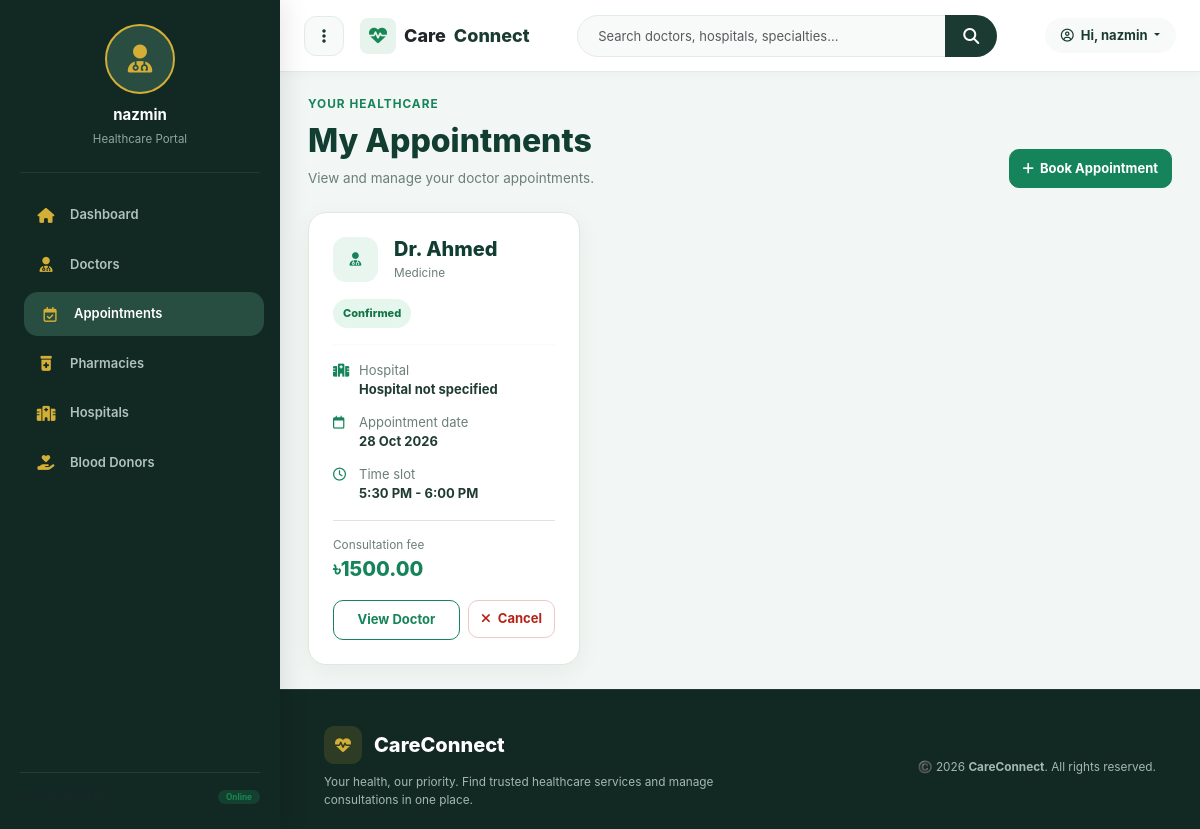
Page /appointments/my-list/ (signed in) on the earlier database version.
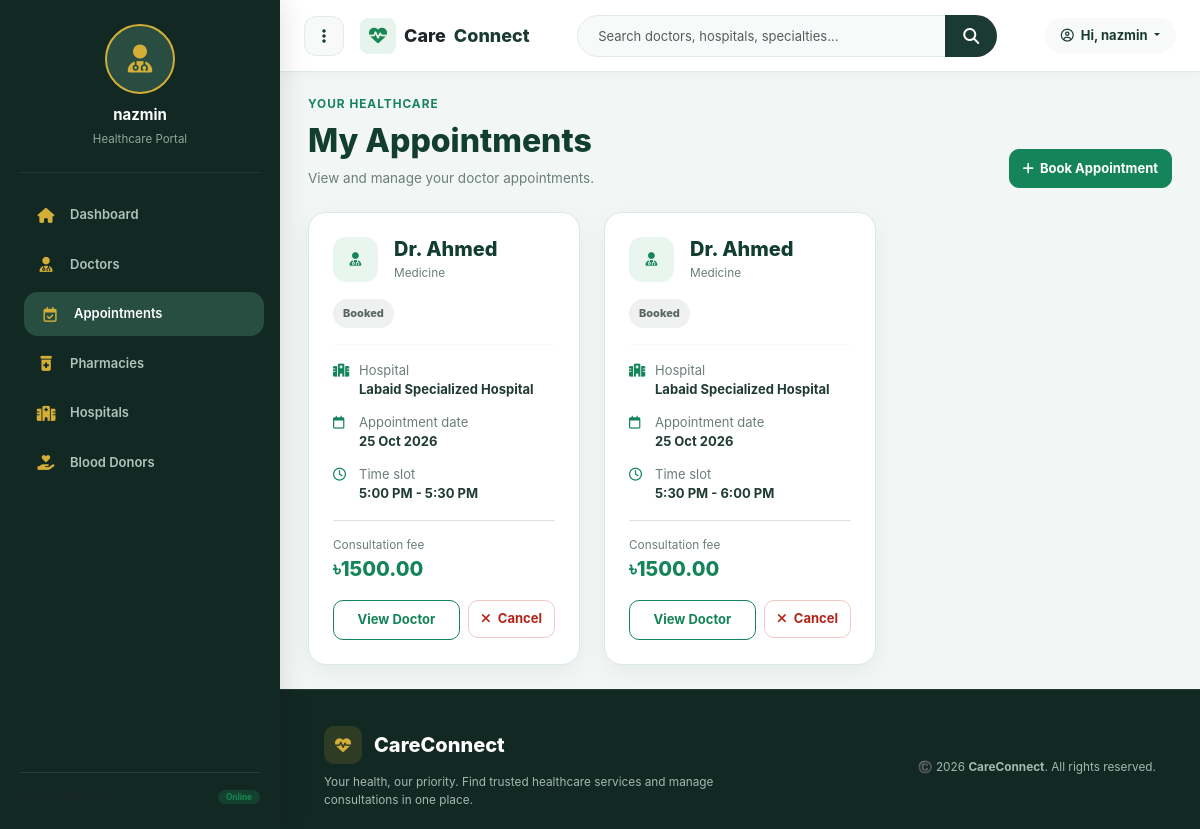
Same page on the later database version.
### appointments/models.py (models this page shows, shortened)
class Appointment(models.Model):
    patient = models.ForeignKey(
        User,
        on_delete=models.CASCADE,
        related_name="appointments"
    )
    doctor = models.ForeignKey(
        Doctor,
        on_delete=models.CASCADE,
        related_name="appointments"
    )
    appointment_date = models.DateField()
    time_slot = models.CharField(max_length=50)
    status = models.CharField(
        max_length=30,
        choices=[
            ("Booked", "Booked"),
            ("Cancelled", "Cancelled"),
            ("Completed", "Completed"),
        ],
        default="Booked"
    )
    created_at = models.DateTimeField(auto_now_add=True)
    class Meta:
        constraints = [
            models.UniqueConstraint(
                fields=[
                    "doctor",
                    "appointment_date",
                    "time_slot",
                ],
                condition=~Q(status="Cancelled"),
                name="unique_active_doctor_time_slot",
            )
        ]

### doctors/models.py (models this page shows, shortened)
class Doctor(models.Model):
    name = models.CharField(max_length=150)
    qualification = models.CharField(max_length=200)
    specialty = models.CharField(max_length=150)
    consultation_fee = models.DecimalField(
        max_digits=8,
        decimal_places=2
    )
    available_days = models.CharField(max_length=100)
    visiting_hours = models.CharField(max_length=100)
    phone = models.CharField(
        max_length=30,
        blank=True,
        null=True
    )
    hospital = models.ForeignKey(
        'hospitals.Hospital',
        on_delete=models.SET_NULL,
        null=True,
        blank=True,
        related_name='doctors'
    )
    photo = models.ImageField(
        upload_to='doctors/',
        blank=True,
        null=True
    )
    @property
    def hospital_name(self):
        if self.hospital_id and self.hospital:
            return self.hospital.name
        return "Hospital not specified"

### hospitals/models.py (models this page shows, shortened)
class Hospital(models.Model):
    name = models.CharField(max_length=200)
    address = models.CharField(max_length=300)
    location = models.CharField(max_length=150, default="Dhanmondi, Dhaka")
    image = models.ImageField(upload_to='hospitals/', blank=True, null=True)
    rating = models.DecimalField(max_digits=3, decimal_places=1, default=4.5)
    reviews_count = models.IntegerField(default=120)
    total_beds = models.IntegerField(default=300)
    total_doctors = models.IntegerField(default=24)
    distance = models.CharField(max_length=50, default="1.2 km away")
    latitude = models.FloatField(default=23.7461, null=True, blank=True)
    longitude = models.FloatField(default=90.3742, null=True, blank=True)
    helpline = models.CharField(max_length=50, default="09612-345678")
    emergency_contact = models.CharField(max_length=50, default="01713-456789")
    email = models.EmailField(default="info@labaidgroup.com")
    website = models.URLField(default="https://www.labaidgroup.com")
    description = models.TextField(blank=True)
    has_icu = models.BooleanField(default=True)
    has_ccu = models.BooleanField(default=True)
    has_nicu = models.BooleanField(default=True)
    has_emergency = models.BooleanField(default=True)
    has_ambulance = models.BooleanField(default=True)
    has_pharmacy = models.BooleanField(default=True)

### appointments/views.py (the view)
@login_required
def my_appointments_view(request):
    update_expired_appointments(request.user)
    appointments = Appointment.objects.filter(
        patient=request.user,
        status__in=["Booked", "Confirmed", "Pending"]
    ).select_related(
        "doctor"
    ).order_by(
        "appointment_date", "created_at"
    )
    now = timezone.now()
    upcoming = [
        app for app in appointments
        if appointment_end_datetime(app)
        and appointment_end_datetime(app) > now
    ]
    return render(
        request,
        "appointments/my_appointments.html",
        {"appointments": upcoming}
    )

### templates/appointments/my_appointments.html (shortened to what this page needs)
{% extends 'base.html' %}
{% block content %}
<div class="my-appointments">
    <div class="d-flex flex-column flex-sm-row justify-content-between align-items-sm-end gap-3 mb-4">
        <div>
            <div class="small fw-bold mb-2" style="color:#16845b;letter-spacing:1px;">
                YOUR HEALTHCARE
            </div>
            <h2 class="ma-heading mb-2">My Appointments</h2>
            <p class="ma-muted mb-0">View and manage your doctor appointments.</p>
        </div>
        <a href="{% url 'doctor_list' %}" class="ma-btn">
            <i class="fa-solid fa-plus"></i> Book Appointment
        </a>
    </div>
    {% if appointments %}
    <div class="row g-4">
        {% for app in appointments %}
        <div class="col-md-6 col-xl-4">
            <article class="ma-card p-3 p-lg-4">
                <div class="d-flex align-items-start gap-3 mb-3">
                    <span class="ma-icon">
                        <i class="fa-solid fa-user-doctor"></i>
                    </span>
                    <div class="flex-grow-1" style="min-width:0;">
                        <h5 class="ma-heading mb-1"> {{ app.doctor.name }}</h5>
                        <div class="ma-muted small">{{ app.doctor.specialty }}</div>
                    </div>
                </div>
                {% if app.status == 'Confirmed' %}
                    <span class="ma-status ma-status-confirmed">Confirmed</span>
                {% elif app.status == 'Pending' %}
                    <span class="ma-status ma-status-pending">Pending</span>
                {% elif app.status == 'Cancelled' %}
                    <span class="ma-status ma-status-cancelled">Cancelled</span>
                {% elif app.status == 'Completed' %}
                    <span class="ma-status ma-status-completed">Completed</span>
                {% else %}
                    <span class="ma-status ma-status-other">{{ app.status }}</span>
                {% endif %}
                <hr style="border-color:#e8efea;">
                <div class="ma-detail">
                    <i class="fa-solid fa-hospital"></i>
                    <div>
                        <div class="ma-muted">Hospital</div>
                        <strong>{{ app.doctor.hospital_name }}</strong>
                    </div>
                </div>
                <div class="ma-detail">
                    <i class="fa-regular fa-calendar"></i>
                    <div>
                        <div class="ma-muted">Appointment date</div>
                        <strong>{{ app.appointment_date|date:"d M Y" }}</strong>
                    </div>
                </div>
                <div class="ma-detail">
                    <i class="fa-regular fa-clock"></i>
                    <div>
                        <div class="ma-muted">Time slot</div>
                        <strong>{{ app.time_slot }}</strong>
                    </div>
                </div>
                <div class="d-flex justify-content-between align-items-center gap-2 border-top pt-3 mt-3">
                    <div>
                        <div class="ma-muted small">Consultation fee</div>
                        <div class="ma-fee">৳{{ app.doctor.consultation_fee }}</div>
                    </div>
                </div>
                <div class="d-flex flex-wrap gap-2 mt-3">
                    <a href="{% url 'doctor_detail' app.doctor_id %}"
                       class="ma-btn ma-outline flex-grow-1">
                        View Doctor
                    </a>
                    {% if app.status != 'Cancelled' and app.status != 'Completed' %}
                    <form method="post"
                          action="{% url 'cancel_appointment' app.pk %}"
                          onsubmit="return confirm('Cancel this appointment?');">
                        <button type="submit" class="ma-cancel">
                            <i class="fa-solid fa-xmark me-1"></i> Cancel
                        </button>
                    </form>
                    {% endif %}
                </div>
            </article>
        </div>
        {% endfor %}
    </div>
    {% endif %}
</div>
{% endblock %}

### templates/base.html (shortened to what this page needs)
{% load static %}
<!DOCTYPE html>
<html lang="en">
<head>
    <link href="https://cdn.jsdelivr.net/npm/bootstrap@5.3.3/dist/css/bootstrap.min.css" rel="stylesheet">
    <link rel="stylesheet" href="https://cdnjs.cloudflare.com/ajax/libs/font-awesome/6.5.2/css/all.min.css">
</head>
<body>
<div class="dashboard-wrapper">
    <aside class="dashboard-sidebar" id="dashboardSidebar">
        <div>
            <div class="sidebar-profile">
                <div class="sidebar-avatar">
                    <i class="fa-solid fa-user-doctor"></i>
                </div>
                <h6 class="fw-bold mb-1 text-white" style="font-size: 15px;">
                    {% if user.is_authenticated %}{{ user.username }}{% else %}CareConnect{% endif %}
                </h6>
                <span class="text-muted" style="font-size: 11.5px; color: #8fa69e !important;">
                    {% if user.is_authenticated %}Healthcare Portal{% else %}Welcome Guest{% endif %}
                </span>
            </div>
            <ul class="sidebar-nav">
                <li class="nav-item">
                    <a class="nav-link {% if request.resolver_match.url_name == 'home' %}active{% endif %}"
                       href="{% url 'home' %}">
                        <i class="fa-solid fa-house"></i> Dashboard
                    </a>
                </li>
                <li class="nav-item">
                    <a class="nav-link {% if request.resolver_match.url_name == 'doctor_list' %}active{% endif %}"
                       href="{% url 'doctor_list' %}">
                        <i class="fa-solid fa-user-doctor"></i> Doctors
                    </a>
                </li>
                <li class="nav-item">
                    <a class="nav-link {% if request.resolver_match.url_name == 'my_appointments' %}active{% endif %}"
                       href="{% url 'my_appointments' %}">
                        <i class="fa-regular fa-calendar-check"></i> Appointments
                    </a>
                </li>
                <li class="nav-item">
                    <a class="nav-link {% if request.resolver_match.url_name == 'pharmacy_list' or request.resolver_match.url_name == 'pharmacy_detail' %}active{% endif %}"
                       href="{% url 'pharmacy_list' %}">
                        <i class="fa-solid fa-prescription-bottle-medical"></i> Pharmacies
                    </a>
                </li>
                <li class="nav-item">
                    <a class="nav-link {% if 'hospital' in request.resolver_match.url_name %}active{% endif %}"
                       href="{% url 'hospital_list' %}">
                        <i class="fa-solid fa-hospital"></i> Hospitals
                    </a>
                </li>
                <li class="nav-item">
                    <a class="nav-link {% if request.resolver_match.url_name == 'nearby_donors' %}active{% endif %}"
                       href="{% url 'nearby_donors' %}">
                        <i class="fa-solid fa-hand-holding-heart"></i> Blood Donors
                    </a>
                </li>
            </ul>
        </div>
        <div class="pt-3 border-top border-secondary border-opacity-25">
            <div class="d-flex align-items-center justify-content-between text-muted small" style="font-size: 11px;">
                <span>ACTIVE PORTAL</span>
                <span class="badge bg-success bg-opacity-25 text-success rounded-pill px-2">Online</span>
            </div>
        </div>
    </aside>
    <div class="dashboard-main" id="dashboardMain">
        <header class="dashboard-header">
            <div class="d-flex align-items-center gap-3">
                <button class="toggle-sidebar-btn" id="sidebarToggleBtn" title="Toggle Navigation Menu">
                    <i class="fa-solid fa-ellipsis-vertical"></i>
                </button>
                <a class="navbar-brand fw-extrabold d-flex align-items-center gap-2 m-0 text-dark"
                   href="{% if user.is_authenticated %}{% url 'home' %}{% else %}{% url 'login' %}{% endif %}" style="font-size: 18px; font-weight: 800;">
                    <span class="p-2 rounded-3 bg-success bg-opacity-10 text-success d-flex align-items-center justify-content-center" style="width: 36px; height: 36px;">
                        <i class="fa-solid fa-heart-pulse"></i>
                    </span>
                    Care<span style="color: var(--cc-primary)">Connect</span>
                </a>
            </div>
            {% if user.is_authenticated %}
            <div class="cc-search-wrapper d-none d-md-block">
                <form action="{% url 'doctor_list' %}" method="get" class="input-group cc-search" id="searchForm">
                    <input class="form-control"
                           id="searchInput"
                           name="q"
                           value="{{ request.GET.q|default:'' }}"
                           placeholder="Search doctors, hospitals, specialties..."
                           autocomplete="off">
                    <button class="btn" type="submit">
                        <i class="fa-solid fa-magnifying-glass"></i>
                    </button>
                </form>
            </div>
            <div class="d-flex align-items-center gap-2">
                <div class="dropdown">
                    <button class="cc-user dropdown-toggle border-0" data-bs-toggle="dropdown" type="button">
                        <i class="fa-regular fa-circle-user me-1" style="color:var(--cc-primary)"></i>
                        Hi, {{ user.username }}
                    </button>
                </div>
            </div>
            {% else %}
            <div class="d-flex gap-2">
                <a class="btn btn-outline-cc btn-sm px-3" href="{% url 'login' %}">Log in</a>
                <a class="btn btn-cc btn-sm px-3" href="{% url 'signup' %}">Sign up</a>
            </div>
            {% endif %}
        </header>
        <main class="cc-page">
            {% block content %}{% endblock %}
        </main>
        <footer class="cc-footer">
            <div class="container-fluid px-3">
                <div class="row gy-3 align-items-center justify-content-between">
                    <div class="col-md-6">
                        <div class="cc-footer-brand">
                            <span class="cc-footer-logo"><i class="fa-solid fa-heart-pulse"></i></span>
                            CareConnect
                        </div>
                        <p class="text-muted small mb-0" style="color: #a3b8b0 !important;">
                            Your health, our priority. Find trusted healthcare services and manage consultations in one place.
                        </p>
                    </div>
                    <div class="col-md-5 text-md-end">
                        <p class="text-muted small mb-0" style="color: #a3b8b0 !important;">
                            ©️ {% now "Y" %} <strong>CareConnect</strong>. All rights reserved.
                        </p>
                    </div>
                </div>
            </div>
        </footer>
    </div>
</div>
</body>
</html>

Differences in the rows shown:
no longer on this page (row edited): Appointment: doctor.name "Dr. Ahmed", doctor.specialty "Medicine", status "Confirmed", doctor.hospital_name "Hospital not specified", appointment_date "28 Oct 2026", time_slot "5:30 PM - 6:00 PM", doctor.consultation_fee "1500.00"
added Appointment: doctor.name "Dr. Ahmed", doctor.specialty "Medicine", status "Booked", doctor.hospital_name "Labaid Specialized Hospital", appointment_date "25 Oct 2026", time_slot "5:00 PM - 5:30 PM", doctor.consultation_fee "1500.00", shows "Cancel"
added Appointment: doctor.name "Dr. Ahmed", doctor.specialty "Medicine", status "Booked", doctor.hospital_name "Labaid Specialized Hospital", appointment_date "25 Oct 2026", time_slot "5:30 PM - 6:00 PM", doctor.consultation_fee "1500.00", shows "Cancel"
